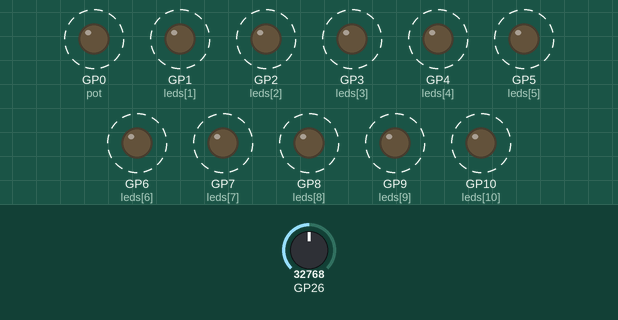
Simulated run of this program. Board: Raspberry Pi Pico running MicroPython. On the bench: output pins drawn as LEDs (lit = HIGH). Dashed ring = blinking. The test bench sets the inputs (shaded band); at power-on: GP26 = 32768 (analog values on the 0–65535 scale).

Above: at 1.26 s.
1.3 s: GP26 set to 57670
At 1.8 s:
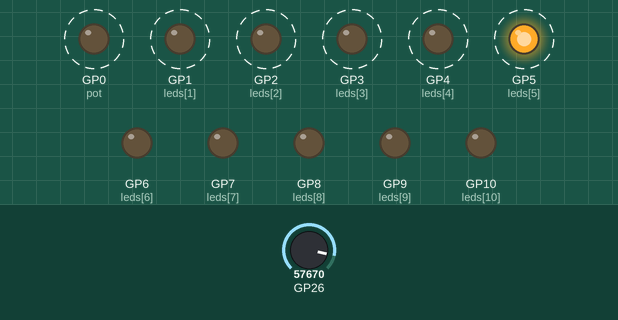
4.3 s: GP26 set to 45874
At 5.06 s:
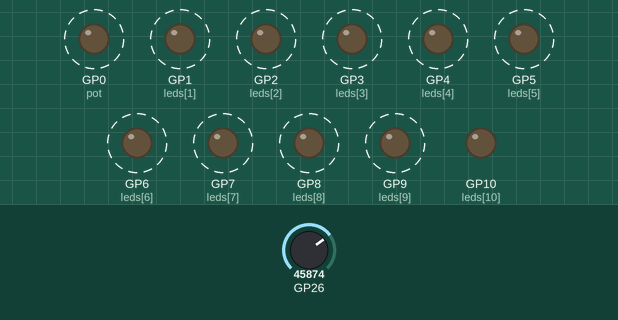
7.3 s: GP26 set to 32767
10.3 s: GP26 set to 19660
At 10.5 s:
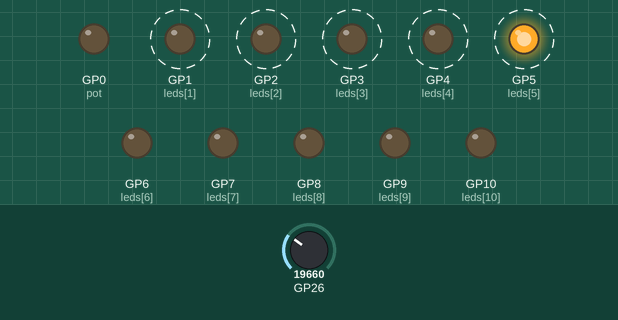
Timing chart, 0 to 14.3 s (numbered marks = the images above; inputs shaded):
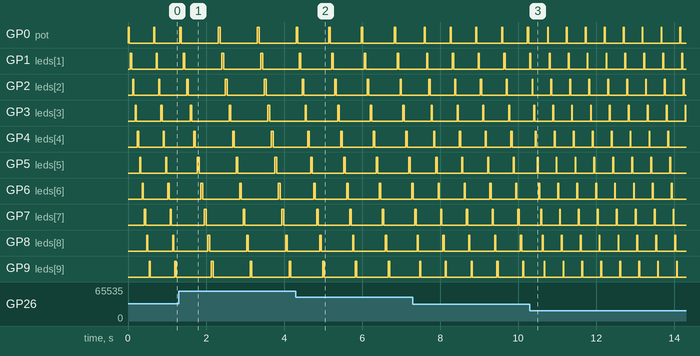

Measured:
- after the input at 1.3 s, GP0 (pot): alternates HIGH for 0.05 s and LOW for 0.95 s, starting after 1.0 s; GP1 (leds[1]): alternates HIGH for 0.05 s and LOW for 0.95 s, starting after 0.16 s
- after the input at 10.3 s, GP0 (pot): alternates HIGH for 0.02 s and LOW for 0.46 s, starting after 0.45 s; GP1 (leds[1]): alternates HIGH for 0.02 s and LOW for 0.46 s, starting after 0.50 s
- by itself, GP0 (pot), GP1 (leds[1]), GP2 (leds[2]), GP3 (leds[3]), GP4 (leds[4]), GP5 (leds[5]), GP6 (leds[6]), GP7 (leds[7]), GP8 (leds[8]), GP9 (leds[9]), GP10 (leds[10]): alternates HIGH for 0.03 s and LOW for 0.63 s

The program:

rainbow_blink_pot.py
```python
from picozero import Pot # Pot is short for Potentiometer
from picozero import LED
from time import sleep

pot = Pot(0) # Connected to pin A0 (GP_26)

def lerp(x, y, a):
    return ((y - x) * a) + x

leds = [LED(0), LED(1), LED(2), LED(3), LED(4), LED(5), LED(6),
        LED(7), LED(8), LED(9), LED(10)]

for led in leds:
    led.off()

while True:
    for led in leds:
        t = lerp(0.01, 0.05, pot.value)
        led.blink(on_time=t, off_time=t, n=1, wait=True) # Synchronous
```
